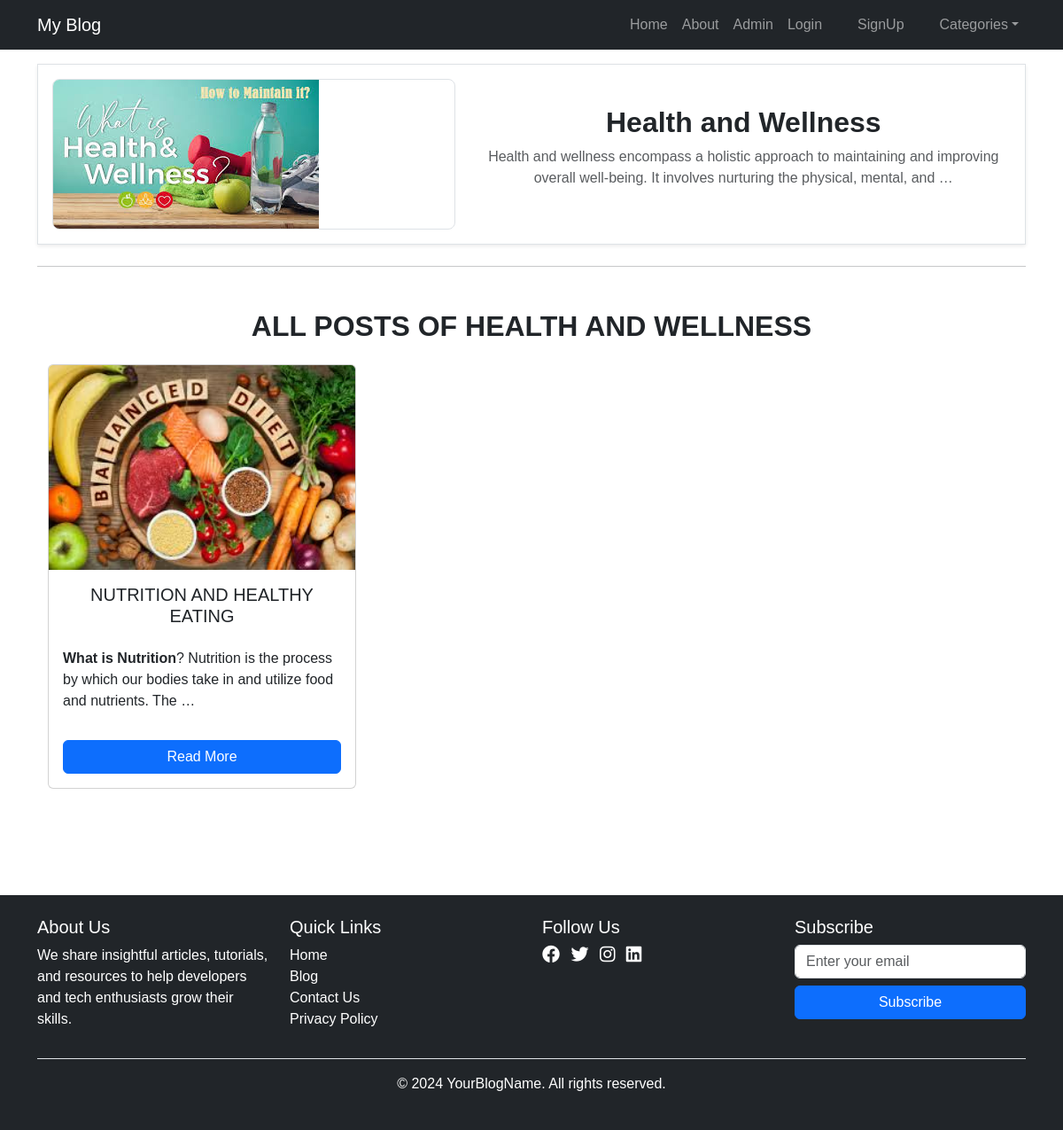
Before: /category/health-and-wellness-1/ with the older database file.
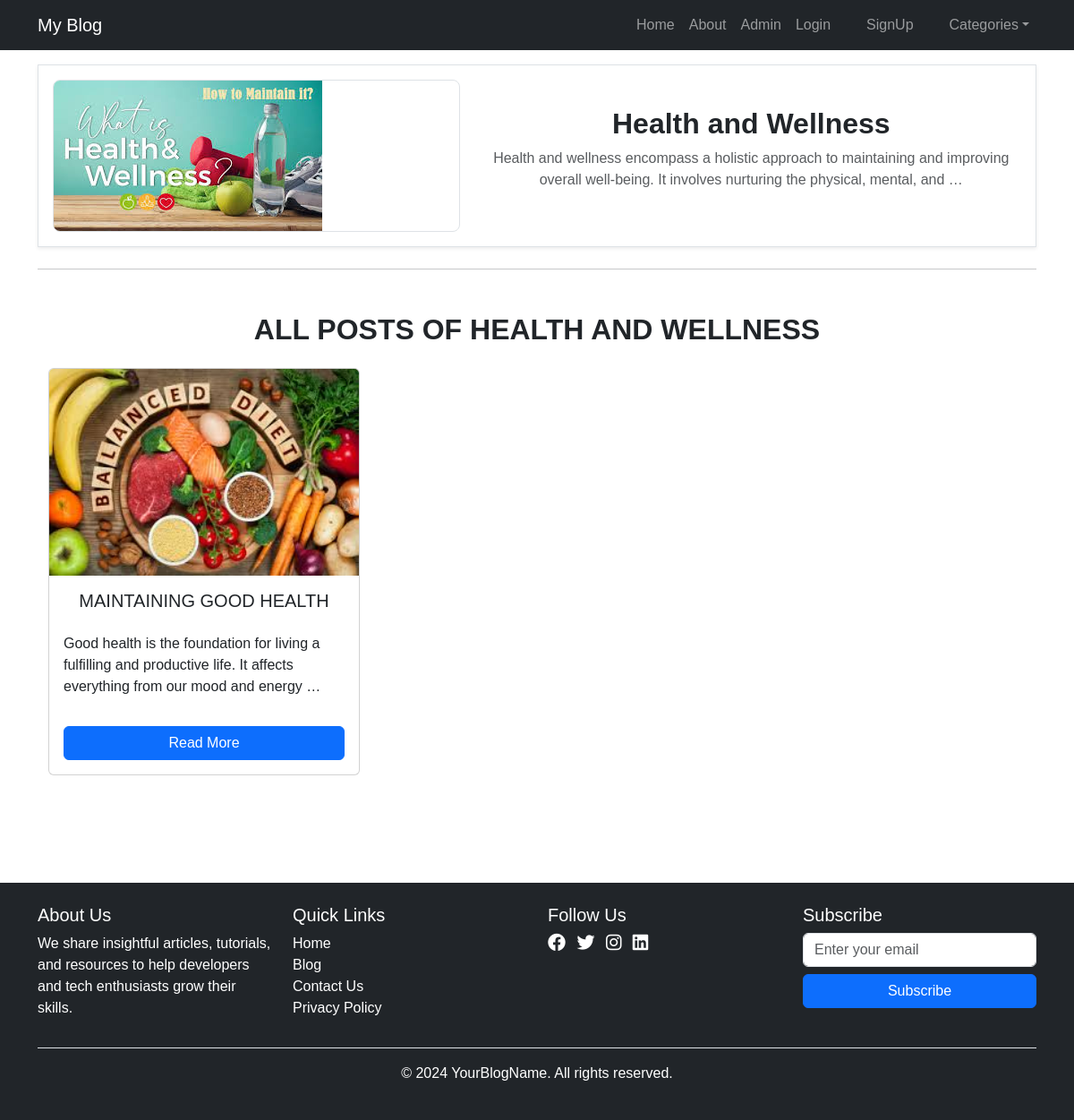
After: the same page with the newer database file.
### blog/models.py (models this page shows, shortened)
class Post(models.Model):
    title = models.CharField(max_length=255)
    slug = models.SlugField(unique=True)
    author = models.ForeignKey(User, on_delete=models.CASCADE)
    category = models.ForeignKey(Category, on_delete=models.CASCADE)
    content =  HTMLField()
    post_image = models.ImageField(upload_to='post_images/', null=True, blank=True)
    published_date = models.DateTimeField(auto_now_add=True)
    updated_date = models.DateTimeField(auto_now=True)
    is_published = models.BooleanField(default=False)

### blog/views.py (the view)
# urls.py: path('category/<slug:slug>/', views.CategoryPostListView.as_view(), name='category_data'),
class CategoryPostListView(ListView):
    model = Post
    template_name = 'blog/category_post_list.html'
    context_object_name = 'posts'
    paginate_by = 5
    def get_queryset(self):
        slug = self.kwargs.get('slug')
        category = get_object_or_404(Category, slug=slug)
        return Post.objects.filter(category=category, is_published=True).order_by('-published_date')
    def get_context_data(self, **kwargs):
        context = super().get_context_data(**kwargs)
        current_category_slug = self.kwargs.get('slug')
        current_category = get_object_or_404(Category, slug=current_category_slug)
        context['categories'] = Category.objects.all()
        context['current_category'] = current_category
        context['category_image'] = current_category.image.url if current_category.image else None  # Assuming Category model has an 'image' field
        return context

### blog/templates/blog/category_post_list.html (shortened to what this page needs)
{% extends 'base.html' %}
{% block header %}
<div class="category-banner d-flex flex-column flex-md-row align-items-center mt-4 p-3 border shadow-sm" style="margin-top: 10.5rem;">
    <div class="category-image" style="flex: 1.5; border: 1px solid #dee2e6; border-radius: 8px; overflow: hidden; max-width: 100%; max-height: 300px;">
        {% if category_image %}
            <img src="{{ category_image }}" class="img-fluid" alt="{{ current_category.name }}">
        {% endif %}
    </div>
    <div class="category-details ms-md-4 mt-3 mt-md-0" style="flex: 2; display: flex; flex-direction: column; justify-content: center; align-items: center;">
        <h2 class="fw-bold text-center mb-2">{{ current_category.name }}</h2>
        <p class="text-muted text-center d-none d-md-block">{{ current_category.description|truncatewords_html:20|safe }}</p>
    </div>
</div>
<hr class="my-4 separator">
{% endblock %}
{% load static %}
{% block content %}
<div class="container my-5">
    <h2 class="fw-bold text-center mb-4">ALL POSTS OF {{ current_category.name|upper }}</h2>
    <div class="row">
        {% for post in object_list %}
            <div class="col-lg-4 col-md-6 mb-4 d-flex justify-content-center">
                <div class="card blog-card">
                    <img src="{{ post.post_image.url }}" alt="{{ post.title }}" class="card-img-top" loading="lazy" />
                    <div class="card-body d-flex flex-column">
                        <h5 class="card-title text-center text-uppercase">{{ post.title }}</h5>
                        <p class="card-text flex-grow-1">{{ post.content|truncatewords_html:20|safe }}</p>
                        <a href="{% url 'blog:post_detail' post.pk post.slug %}" class="btn btn-primary read-more-btn mt-auto">Read More</a>
                    </div>
                </div>
            </div>
        {% empty %}
            <div class="col-12">
                <p class="text-center">No posts available in this category.</p>
            </div>
        {% endfor %}
    </div>
</div>
{% endblock %}

Changed rows visible on the page:
removed Post: post_image (picture), title "NUTRITION AND HEALTHY EATING", content "What is Nutrition ? Nutrition is the process by which our bodies take in and utilize food and nutrients. The …"
added Post: post_image (picture), title "MAINTAINING GOOD HEALTH", content "Good health is the foundation for living a fulfilling and productive life. It affects everything from our mood and energy …"
